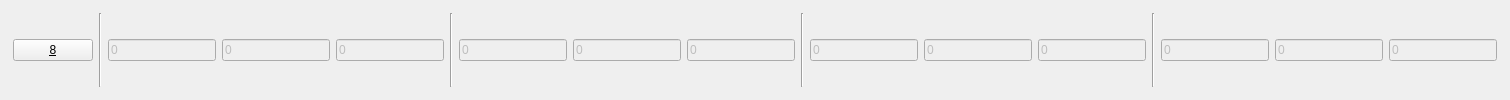
            <widget class="QGroupBox" name="groupbox8">
             <property name="autoFillBackground">
              <bool>false</bool>
             </property>
             <property name="styleSheet">
              <string notr="true">QGroupBox {
  border: 2px solid;
  border-color: rgba(255, 255, 255, 0);
}</string>
             </property>
             <property name="title">
              <string/>
             </property>
             <property name="alignment">
              <set>Qt::AlignLeading|Qt::AlignLeft|Qt::AlignTop</set>
             </property>
             <layout class="QHBoxLayout" name="horizontalLayout_22">
              <item>
               <layout class="QHBoxLayout" name="horizontalLayout_23">
                <item>
                 <widget class="QPushButton" name="valve8">
                  <property name="sizePolicy">
                   <sizepolicy hsizetype="Expanding" vsizetype="Fixed">
                    <horstretch>0</horstretch>
                    <verstretch>0</verstretch>
                   </sizepolicy>
                  </property>
                  <property name="text">
                   <string>&amp;8</string>
                  </property>
                  <property name="checkable">
                   <bool>true</bool>
                  </property>
                 </widget>
                </item>
                <item>
                 <widget class="Line" name="line_39">
                  <property name="orientation">
                   <enum>Qt::Vertical</enum>
                  </property>
                 </widget>
                </item>
                <item>
                 <widget class="QLineEdit" name="edit8_delayh">
                  <property name="enabled">
                   <bool>false</bool>
                  </property>
                  <property name="styleSheet">
                   <string notr="true"/>
                  </property>
                  <property name="text">
                   <string>0</string>
                  </property>
                 </widget>
                </item>
                <item>
                 <widget class="QLineEdit" name="edit8_delaym">
                  <property name="enabled">
                   <bool>false</bool>
                  </property>
                  <property name="text">
                   <string>0</string>
                  </property>
                 </widget>
                </item>
                <item>
                 <widget class="QLineEdit" name="edit8_delays">
                  <property name="enabled">
                   <bool>false</bool>
                  </property>
                  <property name="text">
                   <string>0</string>
                  </property>
                 </widget>
                </item>
                <item>
                 <widget class="Line" name="line_40">
                  <property name="orientation">
                   <enum>Qt::Vertical</enum>
                  </property>
                 </widget>
                </item>
                <item>
                 <widget class="QLineEdit" name="edit8_onh">
                  <property name="enabled">
                   <bool>false</bool>
                  </property>
                  <property name="text">
                   <string>0</string>
                  </property>
                 </widget>
                </item>
                <item>
                 <widget class="QLineEdit" name="edit8_onm">
                  <property name="enabled">
                   <bool>false</bool>
                  </property>
                  <property name="text">
                   <string>0</string>
                  </property>
                 </widget>
                </item>
                <item>
                 <widget class="QLineEdit" name="edit8_ons">
                  <property name="enabled">
                   <bool>false</bool>
                  </property>
                  <property name="text">
                   <string>0</string>
                  </property>
                 </widget>
                </item>
                <item>
                 <widget class="Line" name="line_41">
                  <property name="orientation">
                   <enum>Qt::Vertical</enum>
                  </property>
                 </widget>
                </item>
                <item>
                 <widget class="QLineEdit" name="edit8_offh">
                  <property name="enabled">
                   <bool>false</bool>
                  </property>
                  <property name="text">
                   <string>0</string>
                  </property>
                 </widget>
                </item>
                <item>
                 <widget class="QLineEdit" name="edit8_offm">
                  <property name="enabled">
                   <bool>false</bool>
                  </property>
                  <property name="text">
                   <string>0</string>
                  </property>
                 </widget>
                </item>
                <item>
                 <widget class="QLineEdit" name="edit8_offs">
                  <property name="enabled">
                   <bool>false</bool>
                  </property>
                  <property name="text">
                   <string>0</string>
                  </property>
                  <property name="placeholderText">
                   <string/>
                  </property>
                 </widget>
                </item>
                <item>
                 <widget class="Line" name="line_42">
                  <property name="orientation">
                   <enum>Qt::Vertical</enum>
                  </property>
                 </widget>
                </item>
                <item>
                 <widget class="QLineEdit" name="edit8_totalh">
                  <property name="enabled">
                   <bool>false</bool>
                  </property>
                  <property name="text">
                   <string>0</string>
                  </property>
                  <property name="placeholderText">
                   <string/>
                  </property>
                 </widget>
                </item>
                <item>
                 <widget class="QLineEdit" name="edit8_totalm">
                  <property name="enabled">
                   <bool>false</bool>
                  </property>
                  <property name="text">
                   <string>0</string>
                  </property>
                  <property name="placeholderText">
                   <string/>
                  </property>
                 </widget>
                </item>
                <item>
                 <widget class="QLineEdit" name="edit8_totals">
                  <property name="enabled">
                   <bool>false</bool>
                  </property>
                  <property name="text">
                   <string>0</string>
                  </property>
                  <property name="placeholderText">
                   <string/>
                  </property>
                 </widget>
                </item>
               </layout>
              </item>
             </layout>
            </widget>
